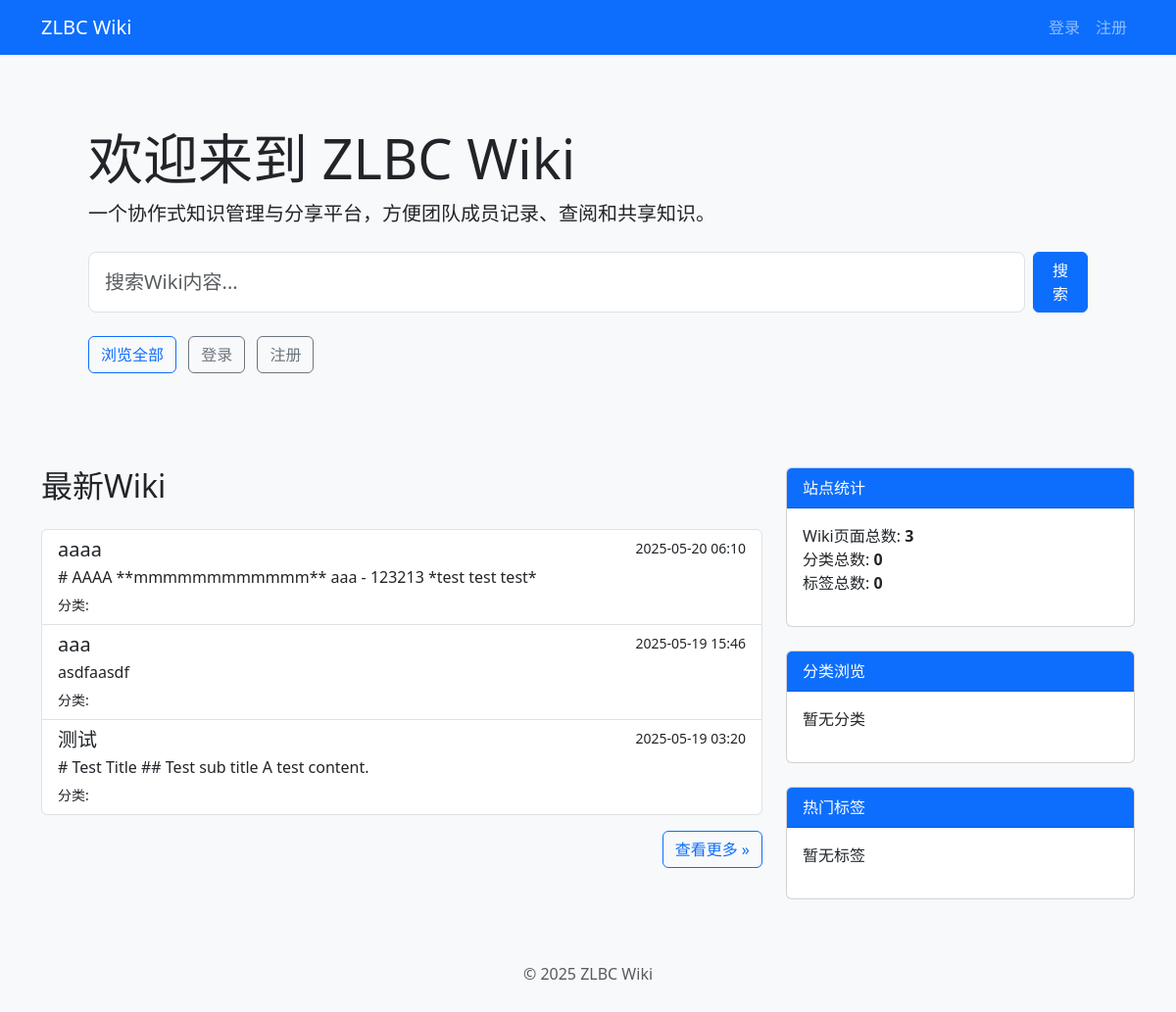
The page / on the database its author committed.
### wiki/models.py (models this page shows, shortened)
class Wiki(models.Model):
    id = models.AutoField(primary_key=True)
    title = models.CharField(max_length=200)
    slug = models.SlugField(max_length=200, unique=True, help_text="URL友好的标识符")
    content = models.TextField()
    category = models.ForeignKey(
        WikiCategory,
        on_delete=models.SET_NULL,
        null=True,
        blank=True,
        related_name="wikis",
    )
    tags = models.ManyToManyField(WikiTag, blank=True, related_name="wikis")
    creator = models.ForeignKey(
        settings.AUTH_USER_MODEL,
        on_delete=models.SET_NULL,
        null=True,
        related_name="created_wikis",
    )
    created_at = models.DateTimeField(auto_now_add=True)
    updated_at = models.DateTimeField(auto_now=True)
    class Meta:
        ordering = ["-updated_at"]

### wiki/views.py (the view)
# urls.py: path("", wiki_views.index, name="index"),
def index(request):
    recent_wikis = Wiki.objects.all().order_by("-updated_at")[
        :10
    ]  # 获取最近更新的几个Wiki
    categories = WikiCategory.objects.all()  # 获取所有分类
    popular_tags = WikiTag.objects.all()
    stats = {
        "total_wikis": Wiki.objects.count(),
        "total_categories": WikiCategory.objects.count(),
        "total_tags": WikiTag.objects.count(),
    }
    return render(
        request,
        "wiki/index.html",
        {
            "recent_wikis": recent_wikis,
            "categories": categories,
            "popular_tags": popular_tags,
            "stats": stats,
        },
    )

### templates/wiki/index.html (shortened to what this page needs)
{% extends "base.html" %}
{% block content %}
<div class="container my-4">
    <div class="jumbotron bg-light p-5 rounded">
        <h1 class="display-4">欢迎来到 ZLBC Wiki</h1>
        <p class="lead">一个协作式知识管理与分享平台，方便团队成员记录、查阅和共享知识。</p>
        <div class="mt-4">
            <form action="{% url 'wiki_list' %}" method="get" class="d-flex">
                <input type="text" name="q" class="form-control form-control-lg me-2"
                       placeholder="搜索Wiki内容..." aria-label="Search">
                <button type="submit" class="btn btn-primary">搜索</button>
            </form>
        </div>
        <div class="mt-4">
            <a href="{% url 'wiki_list' %}" class="btn btn-outline-primary me-2">浏览全部</a>
            {% if user.is_authenticated %}
                <a href="{% url 'create_wiki' %}" class="btn btn-success me-2">创建Wiki</a>
            {% else %}
                <a href="{% url 'login' %}" class="btn btn-outline-secondary me-2">登录</a>
                <a href="{% url 'register' %}" class="btn btn-outline-secondary">注册</a>
            {% endif %}
        </div>
    </div>
    <div class="row mt-5">
        <div class="col-md-8">
            <h2 class="mb-4">最新Wiki</h2>
            {% if recent_wikis %}
                <div class="list-group">
                    {% for wiki in recent_wikis %}
                        <a href="{% url 'wiki_detail' slug=wiki.slug %}" class="list-group-item list-group-item-action">
                            <div class="d-flex w-100 justify-content-between">
                                <h5 class="mb-1">{{ wiki.title }}</h5>
                                <small>{{ wiki.updated_at|date:"Y-m-d H:i" }}</small>
                            </div>
                            <p class="mb-1 text-truncate">{{ wiki.content|striptags|truncatechars:150 }}</p>
                            <small>
                                分类: {{ wiki.category.name }}
                            </small>
                        </a>
                    {% endfor %}
                </div>
                <div class="text-end mt-3">
                    <a href="{% url 'wiki_list' %}" class="btn btn-outline-primary">查看更多 &raquo;</a>
                </div>
            {% else %}
                <div class="alert alert-info">还没有Wiki内容。成为第一个创建内容的人吧！</div>
            {% endif %}
        </div>
        <div class="col-md-4">
            <div class="card mb-4">
                <div class="card-header bg-primary text-white">
                    站点统计
                </div>
                <div class="card-body">
                    <ul class="list-unstyled">
                        <li>Wiki页面总数: <strong>{{ stats.total_wikis }}</strong></li>
                        <li>分类总数: <strong>{{ stats.total_categories }}</strong></li>
                        <li>标签总数: <strong>{{ stats.total_tags }}</strong></li>
                    </ul>
                </div>
            </div>
            <div class="card mb-4">
                <div class="card-header bg-primary text-white">
                    分类浏览
                </div>
                <div class="card-body">
                    {% if categories %}
                        <ul class="list-group">
                            {% for category in categories %}
                                <a href="{% url 'wiki_list' %}?category={{ category.slug }}"
                                   class="list-group-item d-flex justify-content-between align-items-center">
                                    {{ category.name }}
                                    <span class="badge bg-primary rounded-pill">
                                        {{ category.wiki_set.count }}
                                    </span>
                                </a>
                            {% endfor %}
                        </ul>
                    {% else %}
                        <p>暂无分类</p>
                    {% endif %}
                </div>
            </div>
            <div class="card">
                <div class="card-header bg-primary text-white">
                    热门标签
                </div>
                <div class="card-body">
                    <div class="tag-cloud">
                        {% for tag in popular_tags %}
                            <a href="{% url 'wiki_list' %}?tag={{ tag.slug }}"
                               class="badge bg-secondary text-decoration-none me-1 mb-1">
                                {{ tag.name }} ({{ tag.num_wikis }})
                            </a>
                        {% empty %}
                            <p>暂无标签</p>
                        {% endfor %}
                    </div>
                </div>
            </div>
        </div>
    </div>
</div>
{% endblock %}

### templates/base.html (style rules this page uses)
body { background-color: #f8f9fa; }

### rows shown on the page
Wiki: title "aaaa", updated_at "2025-05-20 06:10", content "# AAAA **mmmmmmmmmmmm** aaa - 123213 *test test test*"
Wiki: title "aaa", updated_at "2025-05-19 15:46", content "asdfaasdf"
Wiki: title "测试", updated_at "2025-05-19 03:20", content "# Test Title ## Test sub title A test content."

### other values the page prints
{{ stats.total_wikis }} "3"
{{ stats.total_categories }} "0"
{{ stats.total_tags }} "0"
